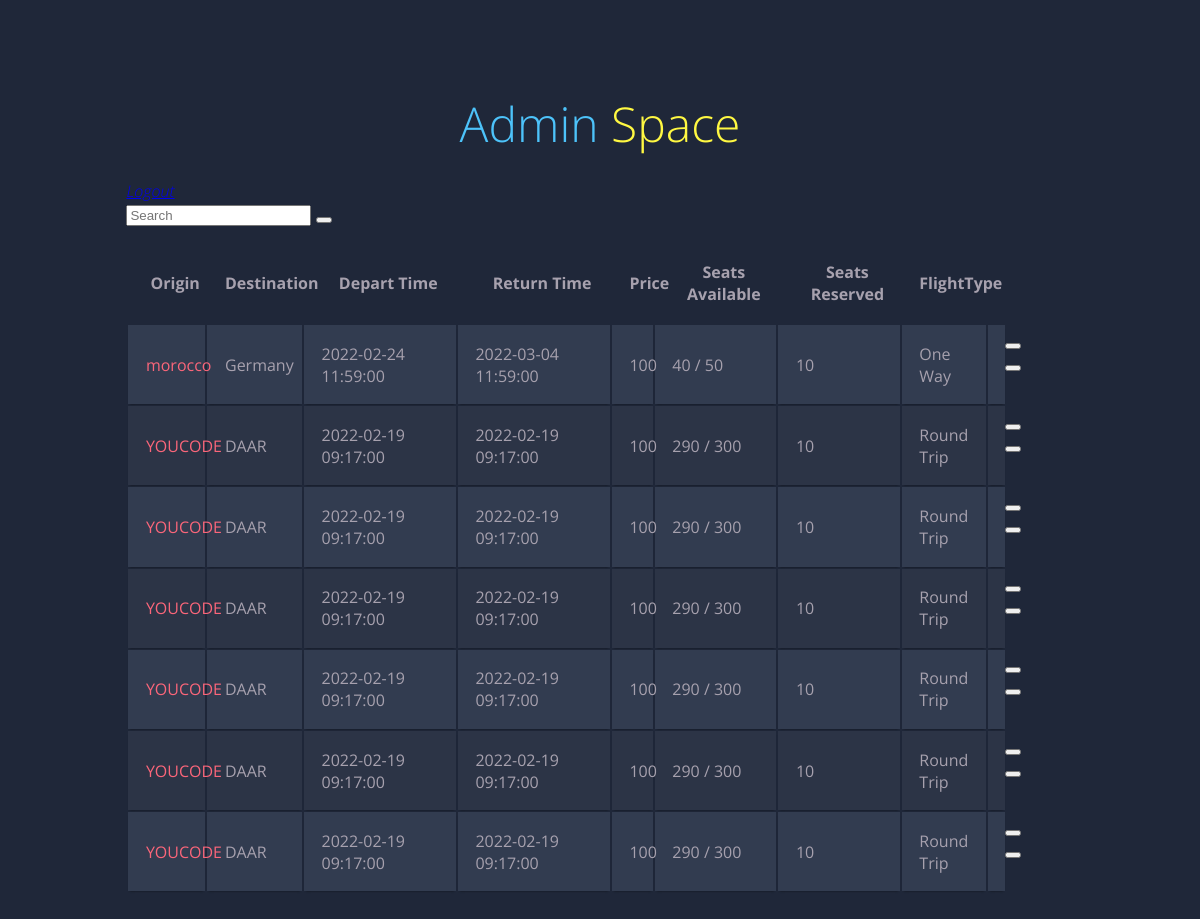
Page /app/Views/home.php on the committed database.
### tables this page shows
CREATE TABLE IF NOT EXISTS `flight` (
  `id` int(255) NOT NULL AUTO_INCREMENT,
  `origin` varchar(255) NOT NULL,
  `destination` varchar(255) NOT NULL,
  `dep_time` datetime NOT NULL,
  `return_time` datetime DEFAULT NULL,
  `price` int(255) NOT NULL,
  `nbrSeats` int(255) NOT NULL,
  `nbrSeatsReserved` int(255) NOT NULL DEFAULT '0',
  `flighttype` varchar(25) NOT NULL DEFAULT '1',
  PRIMARY KEY (`id`)
);

### app/database/DB.php (called while the page is built)
<?php
class DB
{
	static public function connect()
	{
		$db = new PDO("mysql:host=localhost;dbname=mvc", "root", "");
		$db->exec("set names utf8");
		$db->setAttribute(PDO::ATTR_ERRMODE, PDO::ERRMODE_WARNING);
		return $db;
	}
}

### app/Models/flight.php (called while the page is built, shortened)
<?php
class Flight
{
    static public function getAll()
    {
        $stmt = DB::connect()->prepare('SELECT * FROM flight');
        $stmt->execute();
        return $stmt->fetchAll();
    }
}

### app/Controllers/FlightController.php (called while the page is built, shortened)
<?php
class FlightController
{
    public function getAllFlights()
    {
        $flights = Flight::getAll();
        return $flights;
    }
}

### app/Views/home.php (the view, shortened to what this page needs)
<?php
if (isset($_POST['search'])) {
    $data = new FlightController();
    $flights = $data->findFlight();
} else {
    $data = new FlightController();
    $flights = $data->getAllFlights();
}
?>
<head>
    <link rel="stylesheet" href="./views/includes/css/styles.css">
</head>
<h1><span class="blue"></span>Admin<span class="blue"></span> <span class="yellow">Space</span>
</h1>
<div class="container">
    <div class="row mt-4">
        <div class="table-responsive">
            <div class="col-md-14 mx-auto">
                <a href="<?php echo BASE_URL; ?>add" class="btn btn-sm btn-primary mr-2 mb-2">
                    <a href="<?php echo BASE_URL; ?>loginAdmin" title="Déconnexion" class="btn btn-link mr-2 mb-2">
                        <i class="fas fa-user mr-2"> <?php echo "Logout"; ?></i>
                    </a>
                    <form method="post" class="float-end mb-2 d-flex flew-row">
                        <input type="text" class="form-control" placeholder="Search" name="search">
                        <button type="submit"><i class="fa fa-search"></i></button>
                    </form>
                    <table class="table table-dark">
                        <thead>
                            <tr>
                                <th scope="col">
                                    Origin
                                </th>
                                <th scope="col">
                                    Destination
                                </th>
                                <th scope="col">
                                    Depart Time
                                </th>
                                <th scope="col">
                                    Return Time
                                </th>
                                <th scope="col">
                                    Price
                                </th>
                                <th scope="col">
                                    Seats Available
                                </th>
                                <th scope="col">
                                    Seats Reserved
                                </th>
                                <th scope="col">
                                    FlightType
                                </th>
                            </tr>
                        </thead>
                        <tbody>
                            <?php foreach ($flights as $flight) : ?>
                                <tr>
                                    <td scope="col"><?php echo $flight['origin']; ?>
                                    <td><?php echo $flight['destination']; ?></td>
                                    <td><?php echo $flight['dep_time']; ?></td>
                                    <td><?php echo $flight['return_time']; ?></td>
                                    <td><?php echo $flight['price']; ?></td>
                                    <td><?= $flight["nbrSeats"] - $flight["nbrSeatsReserved"] ?> / <?= $flight["nbrSeats"] ?></td>
                                    <td><?php echo $flight['nbrSeatsReserved']; ?></td>
                                    <td>
                                        <?php echo $flight['flighttype']
                                            ?
                                            '<span class="badge bg-secondary">One Way</span>'
                                            :
                                            '<span class="badge bg-success">Round Trip</span>'; ?></td>
                                    <td class="d-flex flex-row mt-4">
                                        <form method="post" class="mr-1" action="update">
                                            <button class="btn btn-sm btn-warning"><i class="fa fa-edit"></i></button>
                                        </form>
                                        <form method="post" class="mr-1" action="delete">
                                            <button class="btn btn-sm btn-danger"><i class="fa p-auto fa-trash"></i></button>
                                        </form>
                                    </td>
                                </tr>
                            <?php endforeach; ?>
                        </tbody>
                    </table>
            </div>
        </div>
    </div>
</div>

### app/Views/includes/css/styles.css (style rules this page uses)
h1 { font-size: 3em; font-weight: 300; line-height: 1em; text-align: center; color: #4dc3fa; }
.yellow { color: #fff842; }
.container td { font-weight: normal; font-size: 1em; -webkit-box-shadow: 0 2px 2px -2px #0e1119; -moz-box-shadow: 0 2px 2px -2px #0e1119; box-shadow: 0 2px 2px -2px #0e1119; }
.container { text-align: left; overflow: hidden; width: 80%; margin: 0 auto; display: table; padding: 0 0 8em 0; }
.container td, .container th { padding-bottom: 2%; padding-top: 2%; padding-left: 2%; }
.container tr:nth-child(odd) { background-color: #323c50; }
.container tr:nth-child(even) { background-color: #2c3446; }
.container th { background-color: #1f2739; }
.container td:first-child { color: #fb667a; }

### rows in the picture
flight: origin "morocco", destination "Germany", dep_time "2022-02-24 11:59:00", return_time "2022-03-04 11:59:00", price "100", $flight["nbrSeats"] - $flight["nbrSeatsReserved"] "40", nbrSeats "50", nbrSeatsReserved "10", flighttype "One Way"
flight: origin "YOUCODE", destination "DAAR", dep_time "2022-02-19 09:17:00", return_time "2022-02-19 09:17:00", price "100", $flight["nbrSeats"] - $flight["nbrSeatsReserved"] "290", nbrSeats "300", nbrSeatsReserved "10", flighttype "Round Trip"
flight: origin "YOUCODE", destination "DAAR", dep_time "2022-02-19 09:17:00", return_time "2022-02-19 09:17:00", price "100", $flight["nbrSeats"] - $flight["nbrSeatsReserved"] "290", nbrSeats "300", nbrSeatsReserved "10", flighttype "Round Trip"
flight: origin "YOUCODE", destination "DAAR", dep_time "2022-02-19 09:17:00", return_time "2022-02-19 09:17:00", price "100", $flight["nbrSeats"] - $flight["nbrSeatsReserved"] "290", nbrSeats "300", nbrSeatsReserved "10", flighttype "Round Trip"
flight: origin "YOUCODE", destination "DAAR", dep_time "2022-02-19 09:17:00", return_time "2022-02-19 09:17:00", price "100", $flight["nbrSeats"] - $flight["nbrSeatsReserved"] "290", nbrSeats "300", nbrSeatsReserved "10", flighttype "Round Trip"
flight: origin "YOUCODE", destination "DAAR", dep_time "2022-02-19 09:17:00", return_time "2022-02-19 09:17:00", price "100", $flight["nbrSeats"] - $flight["nbrSeatsReserved"] "290", nbrSeats "300", nbrSeatsReserved "10", flighttype "Round Trip"
flight: origin "YOUCODE", destination "DAAR", dep_time "2022-02-19 09:17:00", return_time "2022-02-19 09:17:00", price "100", $flight["nbrSeats"] - $flight["nbrSeatsReserved"] "290", nbrSeats "300", nbrSeatsReserved "10", flighttype "Round Trip"
